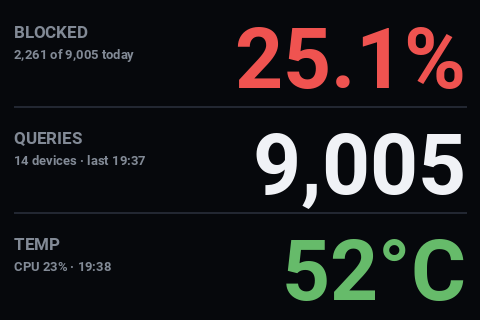

This figure's Python source:
#!/usr/bin/env python3
"""Pi-hole LCD (480x320): room-readable. Three giant rows: blocked %, queries today, temperature."""
import time, sqlite3, socket, psutil
from PIL import Image, ImageDraw, ImageFont
from datetime import datetime

# --- CONFIG ---
FB_DEV = "/dev/fb1"
WIDTH, HEIGHT = 480, 320
DB_PATH = "/etc/pihole/pihole-FTL.db"
UPDATE_INTERVAL = 4

# --- SYSTEM ---
def get_ip():
    try:
        s = socket.socket(socket.AF_INET, socket.SOCK_DGRAM)
        s.connect(("8.8.8.8", 80))
        ip = s.getsockname()[0]; s.close(); return ip
    except: return "N/A"

def get_hostname(): return socket.gethostname()

def get_temp():
    try: return int(open("/sys/class/thermal/thermal_zone0/temp").read()) / 1000
    except: return 0

def get_cpu(): return psutil.cpu_percent()

def get_mem(): return psutil.virtual_memory().percent

def get_uptime_short():
    """'12d 7h' when up for days, otherwise '7h 43m'."""
    try:
        t = int(float(open("/proc/uptime").read().split()[0]))
        d, h, m = t // 86400, (t // 3600) % 24, (t // 60) % 60
        return f"{d}d {h}h" if d else f"{h}h {m}m"
    except: return "N/A"

# --- PIHOLE ---
def get_stats():
    try:
        conn = sqlite3.connect(DB_PATH); c = conn.cursor()
        c.execute("""
        SELECT COUNT(*),
               SUM(CASE WHEN status=1 THEN 1 ELSE 0 END),
               SUM(CASE WHEN type=1 THEN 1 ELSE 0 END),
               MAX(timestamp)
        FROM queries
        WHERE timestamp >= strftime('%s','now','start of day');
        """)
        total, blocked, forwarded, last = c.fetchone()

        c.execute("SELECT COUNT(DISTINCT client) FROM queries WHERE timestamp >= strftime('%s','now','start of day');")
        clients = c.fetchone()[0]

        c.execute("""
        SELECT domain FROM queries
        WHERE status=1 AND timestamp >= strftime('%s','now','-1 day')
        GROUP BY domain
        ORDER BY MAX(timestamp) DESC
        LIMIT 7;
        """)
        last_blocked = [row[0] for row in c.fetchall()]
        conn.close()

        return {
            "total": total or 0,
            "blocked": blocked or 0,
            "forwarded": forwarded or 0,
            "blocked_pct": (blocked / total * 100) if total else 0,
            "forwarded_pct": (forwarded / total * 100) if total else 0,
            "clients": clients,
            "last": datetime.fromtimestamp(last).strftime("%H:%M") if last else "N/A",
            "last_blocked": last_blocked,
        }
    except Exception as e:
        print(e); return None

# --- HELPERS ---
def text(draw, x, y, s, c, f): draw.text((x, y), s, fill=c, font=f)

def text_w(draw, s, f): return draw.textbbox((0, 0), s, font=f)[2]

def text_right(draw, x, y, s, c, f): draw.text((x - text_w(draw, s, f), y), s, fill=c, font=f)

def text_center(draw, cx, y, s, c, f): draw.text((cx - text_w(draw, s, f) // 2, y), s, fill=c, font=f)

def fit(draw, s, f, maxw):
    """Trim s with an ellipsis so it fits maxw pixels."""
    if text_w(draw, s, f) <= maxw: return s
    while s and text_w(draw, s + "…", f) > maxw: s = s[:-1]
    return s + "…"

def panel(draw, box, fill, r=6):
    # rounded_rectangle needs Pillow >= 8.2; fall back to square corners
    if hasattr(draw, "rounded_rectangle"): draw.rounded_rectangle(box, radius=r, fill=fill)
    else: draw.rectangle(box, fill=fill)

# --- FONTS ---
FONT_PATH = "/usr/share/fonts/truetype/roboto/Roboto-Bold.ttf"
font_label = ImageFont.truetype(FONT_PATH, 17)
font_sub   = ImageFont.truetype(FONT_PATH, 13)
# value sizes, loaded once so nothing is reloaded per frame
VALUE_FONTS = [ImageFont.truetype(FONT_PATH, s) for s in (84, 74, 64, 54)]

# --- DRAW ---
BG     = (6, 8, 12)
LINE   = (34, 39, 50)
FG     = (240, 242, 246)
DIM    = (130, 138, 150)
RED    = (239, 83, 80)
GREEN  = (102, 187, 106)
AMBER  = (255, 183, 77)
HOT_BG = (60, 14, 16)
M = 14

def level(v, warn, crit): return RED if v >= crit else AMBER if v >= warn else GREEN

def value_font(draw, s, maxw):
    for f in VALUE_FONTS:
        if text_w(draw, s, f) <= maxw:
            return f
    return VALUE_FONTS[-1]

def draw_screen(stats):
    cpu, temp = get_cpu(), get_temp()
    ALERT = cpu > 80 or temp > 70
    now = datetime.now()

    img = Image.new("RGB", (WIDTH, HEIGHT), BG)
    draw = ImageDraw.Draw(img)

    s = stats or {"blocked_pct": 0, "blocked": 0, "total": 0, "clients": 0, "last": "–"}
    rows = [
        ("BLOCKED", f"{s['blocked_pct']:.1f}%", RED,
         f"{s['blocked']:,} of {s['total']:,} today"),
        ("QUERIES", f"{s['total']:,}", FG,
         f"{s['clients']} devices · last {s['last']}"),
        ("TEMP", f"{temp:.0f}°C", level(temp, 60, 70),
         f"CPU {cpu:.0f}% · {now:%H:%M}"),
    ]
    rh = HEIGHT // 3
    for i, (label, value, color, sub) in enumerate(rows):
        y0 = i * rh
        if i == 2 and ALERT:
            draw.rectangle((0, y0, WIDTH, y0 + rh), fill=HOT_BG)
        if i:
            draw.line((M, y0, WIDTH - M, y0), fill=LINE, width=2)
        text(draw, M, y0 + 22, label, DIM, font_label)
        text(draw, M, y0 + 46, sub, DIM, font_sub)
        f = value_font(draw, value, WIDTH - 2 * M - 150)
        draw.text((WIDTH - M, y0 + rh - 18), value, fill=color, font=f, anchor="rs")
    if not stats:
        text(draw, M, 70, "no Pi-hole data", RED, font_sub)
    return img

# --- FB ---
from PIL import ImageChops

# RGB565 split into its high and low byte, per channel (lookup tables)
_R_HI = [v & 0xF8 for v in range(256)]
_G_HI = [v >> 5 for v in range(256)]
_G_LO = [(v & 0x1C) << 3 for v in range(256)]
_B_LO = [v >> 3 for v in range(256)]
FB_REFRESH = 60          # rewrite an unchanged frame at least this often (seconds)
_last_frame, _last_write = None, 0.0

def write_fb(img):
    """Send img to the framebuffer as little-endian RGB565 in a single write.
    Unchanged frames are skipped (but rewritten every FB_REFRESH seconds)."""
    global _last_frame, _last_write
    r, g, b = img.convert("RGB").split()
    hi = ImageChops.add(r.point(_R_HI), g.point(_G_HI))
    lo = ImageChops.add(g.point(_G_LO), b.point(_B_LO))
    frame = Image.merge("LA", (lo, hi)).tobytes()
    if frame == _last_frame and time.time() - _last_write < FB_REFRESH:
        return
    with open(FB_DEV, "wb") as f:
        f.write(frame)
    _last_frame, _last_write = frame, time.time()

# --- CPU SAVING ---
# Pi-hole numbers change slowly: query the database at most every STATS_TTL
# seconds and reuse the result for the frames in between.
STATS_TTL = 30

def _every(seconds, fn):
    cache = {"t": 0.0, "v": None}
    def wrapper(*args):
        if cache["v"] is None or time.time() - cache["t"] >= seconds:
            cache["v"], cache["t"] = fn(*args), time.time()
        return cache["v"]
    return wrapper

get_stats = _every(STATS_TTL, get_stats)

# --- LOOP ---
if __name__ == "__main__":
    while True:
        write_fb(draw_screen(get_stats()))
        time.sleep(UPDATE_INTERVAL)
